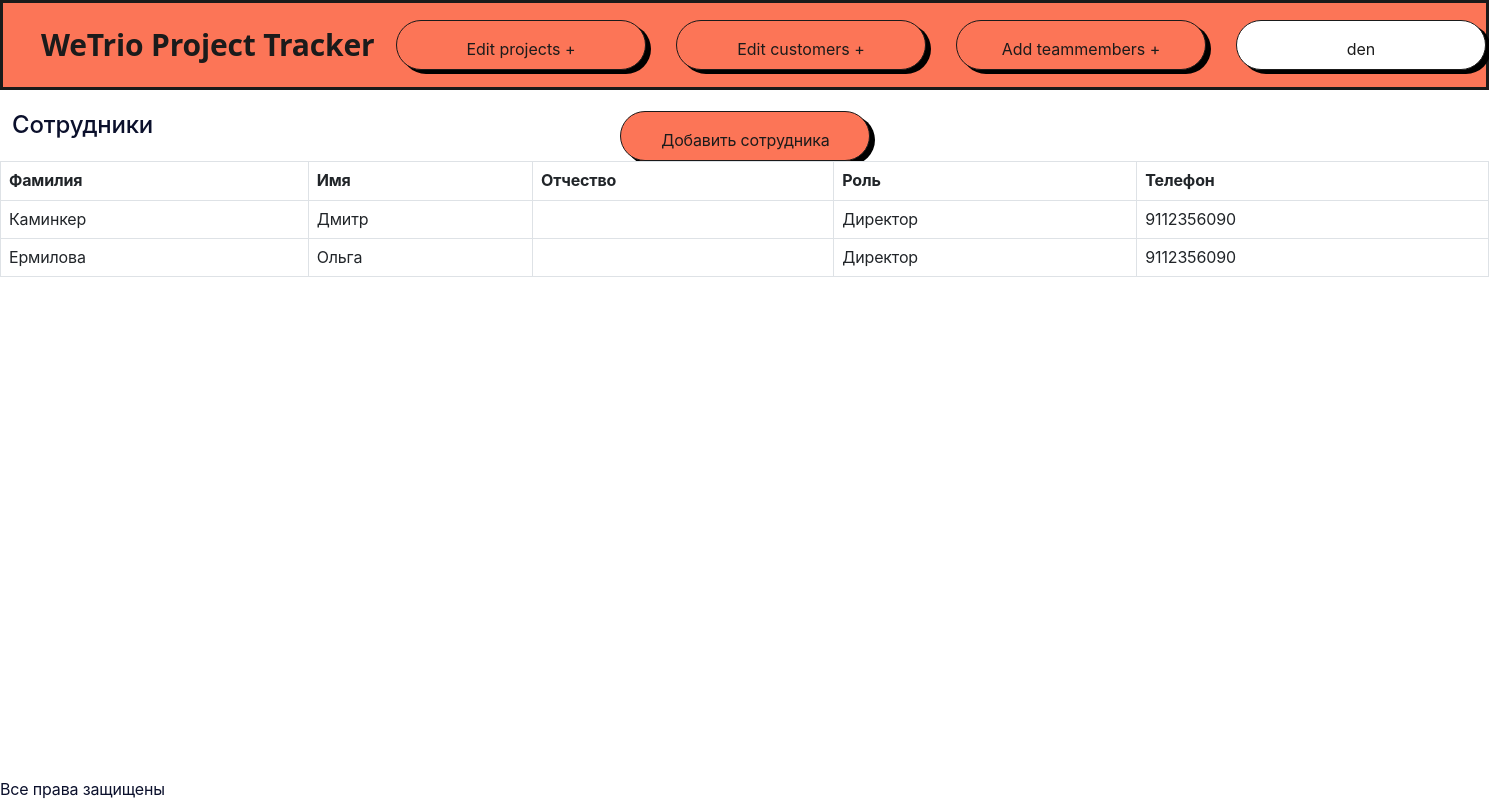
The page /read_staff/ (signed in) on the database as committed earlier.
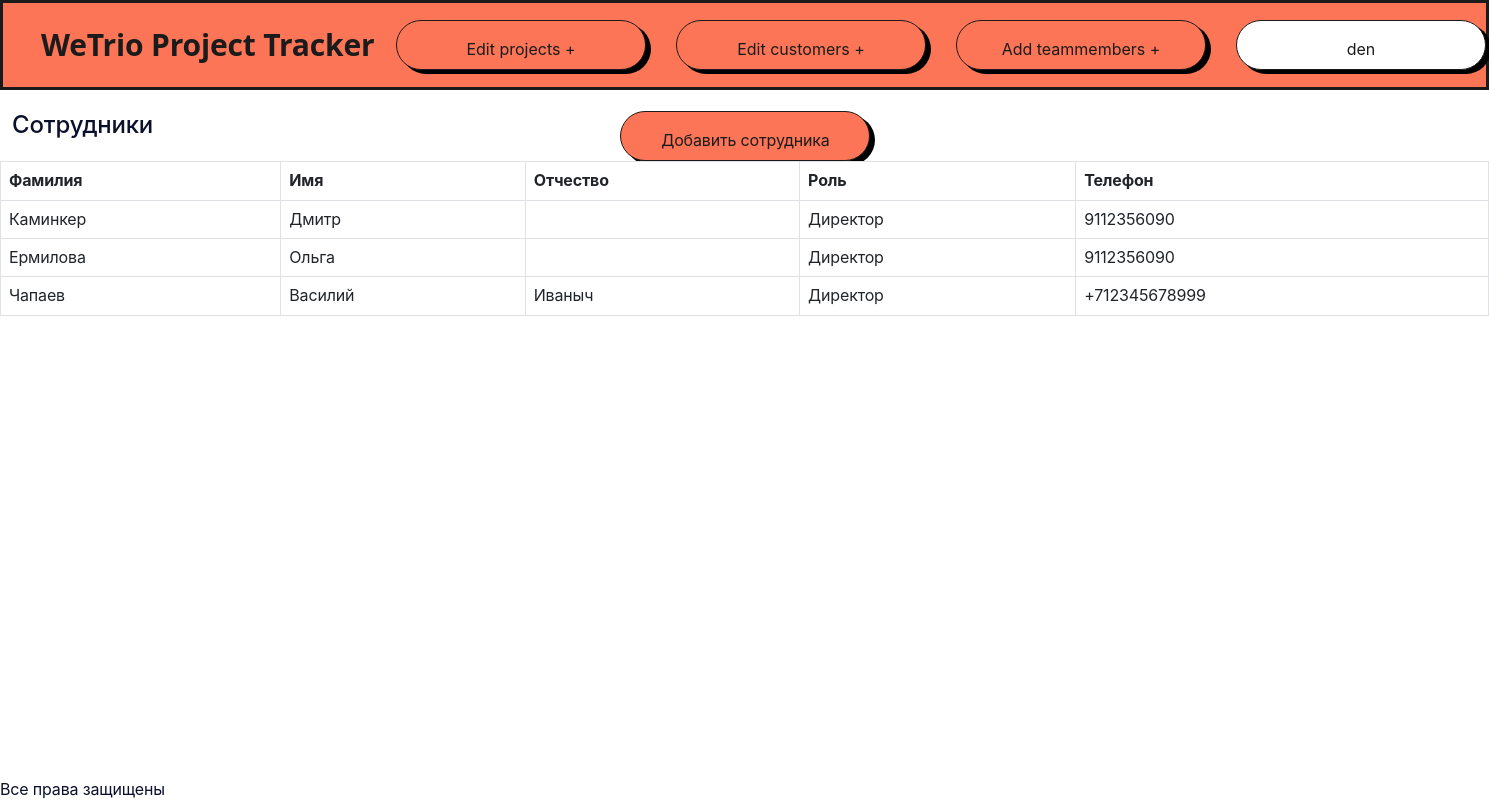
The same page on the database as committed later.
### prjcalendar/models.py (models this page shows, shortened)
class Staff(models.Model):
    name_family = models.CharField(max_length=30, unique=False, blank=True)
    name_first = models.CharField(max_length=30, unique=False)
    name_second = models.CharField(max_length=30, unique=False, blank=True)
    birthday = models.DateField(auto_now_add=False, blank=True, null=True)
    roleID = models.ForeignKey(
        StaffRole, on_delete=models.PROTECT, blank=True, null=True)
    phone = models.CharField(max_length=30, unique=False, blank=True)
    email = models.EmailField(max_length=100, blank=True)
    isPrj = models.BooleanField(default=False)
    isDeleted = models.BooleanField(default=False)
    def __str__(self):
        return f'{self.name_first} {self.name_second} {self.name_family}'

class StaffRole(models.Model):
    name_staffrole = models.CharField(max_length=50, unique=True)

### prjcalendar/staff.py (the view)
# urls.py: path('read_staff/', read_staff, name='read staff base'),
@login_required
def read_staff(request):
    staff = Staff.objects.all()
    logger.info(f'Распечатали список контактных лиц: {staff}')
    return render(request, "prjcalendar/staff_table.html", context={"staff": staff, "title": "Сотрудники"})

### prjcalendar/templates/prjcalendar/staff_table.html (shortened to what this page needs)
{% extends 'prjcalendar/base.html' %}
{% block content %}
  <div class="row">
    <h4 class="h4 col-md-5">{{ title }}</h4>
    <a class="btn btn-btn btn-md col-md-3" href="{% url 'add staff to base' %}" role="button">Добавить сотрудника</a>
    <div class="col-md-1"></div>
    <table id="table" class="table table-bordered table-hover ">
      <thead>
        <tr>
          <th>Фамилия</th>
          <th>Имя</th>
          <th>Отчество</th>
          <th>Роль</th>
          <th>Телефон</th>
        </tr>
      </thead>
        {% for ones in staff %}
          <tr class="clickable" onclick="window.location='/staff/edit/{{ ones.id }}/'">
            <td>{{ ones.name_family }}</td>
            <td>{{ ones.name_first }}</td>
            <td>{{ ones.name_second }}</td>
            <td>{{ ones.roleID.name_staffrole }}</td>
            <td>{{ ones.phone }}</td>
          </tr>
        {% endfor %}
    </table>
  </div>
{% load static %}
{% endblock %}

### prjcalendar/templates/prjcalendar/base.html (shortened to what this page needs)
<!doctype html>
<html lang="en" data-bs-theme="light">
  <head>
    {% load static %}
    <link href="{% static 'css/boxicons.min.css' %}" rel="stylesheet" >
    <link href="{% static 'css/dataTables.min.css' %}" rel="stylesheet" >
    <link href="{% static 'css/dataTables.bootstrap5.min.css'%}" rel="stylesheet">
    <link href="{% static 'css/jquery.dataTables.min.css'%}" rel="stylesheet">
    <link href="{% static 'css/bootstrap.min.css' %}" rel="stylesheet">
    <link href="{% static 'css/main.css' %}" rel="stylesheet">
    <link href="{% static 'css/calendar.css' %}" rel="stylesheet">
    <link href="https://code.jquery.com/ui/1.14.1/themes/base/jquery-ui.css" rel="stylesheet">
    <link href="https://cdnjs.cloudflare.com/ajax/libs/font-awesome/6.0.0/css/all.min.css" rel="stylesheet">
  </head>
  <body>
    <div class="content">
    <header class="site-header specific">
      <nav class="navbar navbar-expand-sm bg-primary fixed-top">
        <div  class="navbar-nav ml-auto mb-2 mb-lg-0">
          <a class="navbar-brand nav-link about" aria-current="page" href="/calendar/">WeTrio Project Tracker</a>
        </div>
        <div class="collapse navbar-collapse" id="navbarNavDropdown">
          <ul class="navbar-nav ml-auto mb-2 mb-lg-0 right-side">
            <li class="nav-item">
              <div class="btn-group">
                <button class="nav-link dropdown btn btn-btn" type="button" id="dropdownMenuButton1" data-bs-toggle="dropdown" aria-expanded="false">
                Edit projects +
              </button>
              </div>
            </li>
            <li class="nav-item">
              <div class="btn-group">
                <button class="nav-link dropdown btn btn-btn" type="button" id="dropdownMenuButton2" data-bs-toggle="dropdown" aria-expanded="false">
                Edit customers +
              </button>
              </div>
            </li>
            <li class="nav-item">
              <div class="btn-group">
                <button class="nav-link dropdown btn btn-btn" type="button" id="dropdownMenuButton3" data-bs-toggle="dropdown" aria-expanded="false">
                Add teammembers +
              </button>
              </div>
            </li>
            <li class="nav-item">
              <div class="btn-group">
                {% if user.is_authenticated %}
                <button class="nav-link dropdown btn btn-btn btn-log" type="button" id="dropdownMenuButton4" data-bs-toggle="dropdown" aria-expanded="false"> {{user.username}}
                </button>
              {% else %}
                <a class="nav-link btn-self btn-log" href="{% url 'login' %}">{{user.last_username}} Login -></a>
              {% endif %}
              </div>
            </li>
          </ul>
        </div>
      </nav>
    </div>
    <main role="main" class="container-fluid">
      <br />
      {% block content %}
      {% endblock %}
      <br />
    </main>
    <footer class="row fixed-bottom modal-footer center">
      <p>Все права защищены</p>
    </footer>
    <link type="text/css" href="{% static 'css/dataTables.min_2.css' %}" rel="stylesheet" >
    <link type="text/css" href="{% static 'css/dataTables.min_1.css' %}" rel="stylesheet" >
  </body>
</html>

### static/css/main.css (style rules this page uses)
body { --bs-body-font-size: 0.8em; --bs-body-line-height: 1em; padding:0; }
.nav-link { margin-left: 30px; }
.about { width: 310px; top: 28px; left: 48px; gap: 0px; opacity: 0px; font-family: system-ui, -apple-system, BlinkMacSystemFont, 'Segoe UI', Roboto, Oxygen, Ubuntu, Cantarell, 'Open Sans', 'Helvetica Neue', sans-serif, 'Roobert'; font-size: 30px; font-weight: 750; line-height: 30px; text-align: left; text-decoration-skip-ink: none; background: #FC7557; color: #1b1b1b; }
.bg-primary { width: 100%; height: 90px; border: 3px solid #1A1A1A; background-color: #FC7557 !important; position: relative; }
.btn-btn { width: 250px; font-weight: 400; height: 50px; padding: 16px 32px 16px 32px; gap: 10px; border-radius: 30px!important; opacity: 0px; background: #FC7557; border: 1px solid #1A1A1A; box-shadow: 5px 4px 0px 0px #000000; color: #1b1b1b; }
.btn-log { background: #FFFFFF; }
body { display: flex; background: #FFFFFF; --bs-body-font-size: 1em; --bs-body-line-height: 1.1em; padding:0; line-height: 1.33337; font-weight: 400; font-family: SF Pro Text, SF Pro Icons, Helvetica Neue, Helvetica, Arial, sans-serif; letter-spacing: -.01em; color: #0b102c; overflow-x: hidden; flex-direction: column; align-items: stretch; }
@media (min-width: 1024px) and (max-width:3000px) { .navbar-collapse { display: flex !important; flex-basis: auto; flex-direction: row-reverse; } }

### static/css/datatables.min_2.css (style rules this page uses)
:root { --dt-row-selected: 13, 110, 253;--dt-row-selected-text: 255, 255, 255;--dt-row-selected-link: 9, 10, 11;--dt-row-stripe: 0, 0, 0;--dt-row-hover: 0, 0, 0;--dt-column-ordering: 0, 0, 0;--dt-html-background: white }

### static/css/datatables.min_1.css (style rules this page uses)
:root { --dt-row-selected: 13, 110, 253;--dt-row-selected-text: 255, 255, 255;--dt-row-selected-link: 9, 10, 11;--dt-row-stripe: 0, 0, 0;--dt-row-hover: 0, 0, 0;--dt-column-ordering: 0, 0, 0;--dt-html-background: white }

Rows that differ between the two databases and show on the page:
added Staff: name_family "Чапаев", name_first "Василий", name_second "Иваныч", roleID.name_staffrole "Директор", phone "+712345678999"
